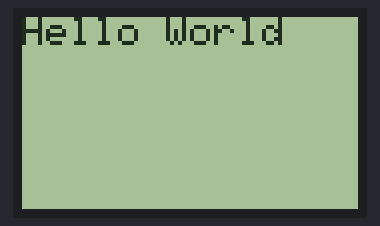
The sketch below on a simulated Arduino Uno, built with avr-gcc and run on an emulated ATmega328P. Parts: 84×48 one-colour display.

Above: at 0.1 s.

The sketch:

LCD_Nokia_3310.ino
```cpp
#include <SPI.h>
#include <Adafruit_GFX.h>
#include <Adafruit_PCD8544.h>

// Software SPI (slower updates, more flexible pin options):
// pin 7 - Serial clock out (SCLK)
// pin 6 - Serial data out (DIN)
// pin 5 - Data/Command select (D/C)
// pin 4 - LCD chip select (CS)
// pin 3 - LCD reset (RST)
Adafruit_PCD8544 display = Adafruit_PCD8544(3, 4, 5, 7, 6);

// Hardware SPI (faster, but must use certain hardware pins):
// SCK is LCD serial clock (SCLK) - this is pin 13 on Arduino Uno
// MOSI is LCD DIN - this is pin 11 on an Arduino Uno
// pin 5 - Data/Command select (D/C)
// pin 4 - LCD chip select (CS)
// pin 3 - LCD reset (RST)
// Adafruit_PCD8544 display = Adafruit_PCD8544(5, 4, 3);
// Note with hardware SPI MISO and SS pins aren't used but will still be read
// and written to during SPI transfer.  Be careful sharing these pins!

void setup()   {
  Serial.begin(9600);

  display.begin();
  // init done
  // you can change the contrast around to adapt the display
  // for the best viewing!
  display.setContrast(254);
  display.clearDisplay();
  // text display tests
  display.setTextSize(1);
  display.setCursor(0, 0);
  display.println("Hello World");
  display.display();
  delay(2000);
}


void loop() {

}
```
